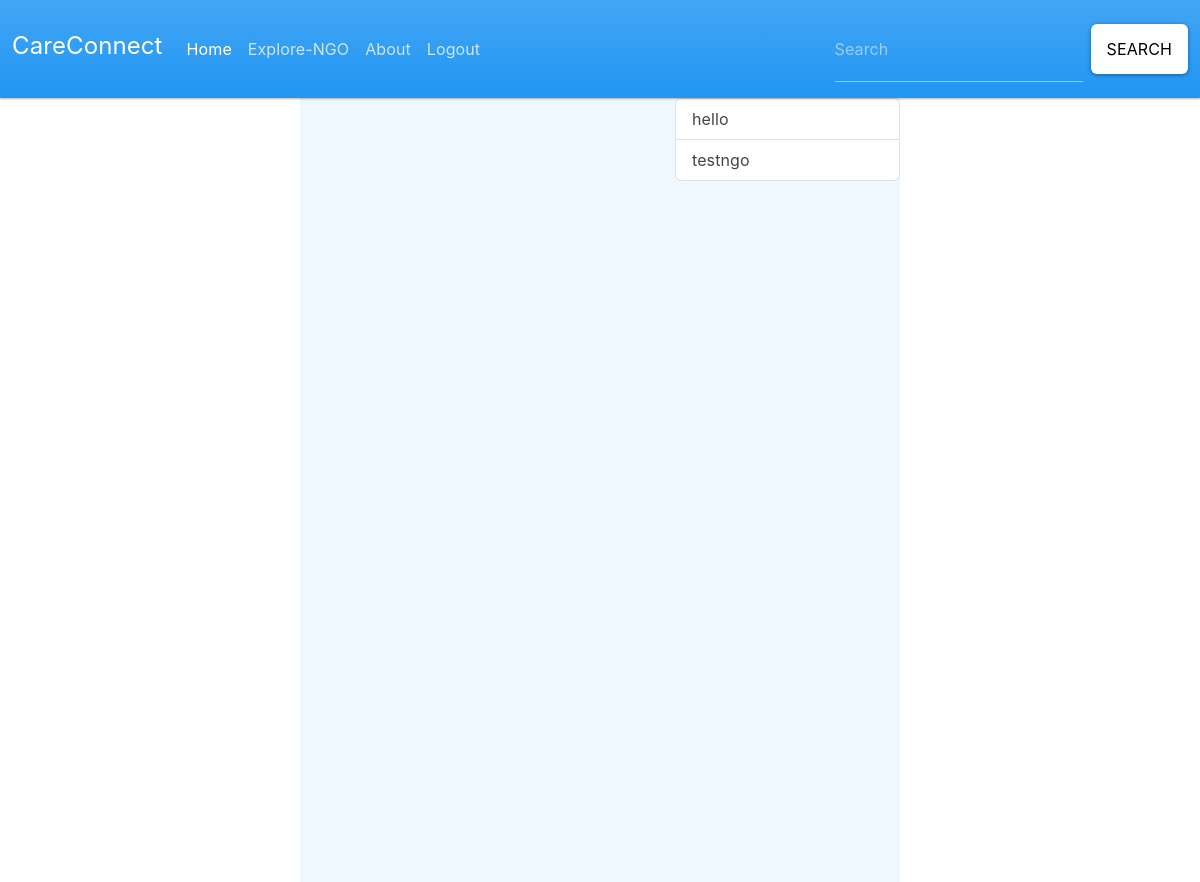
Before: /user_home (signed in) with the older database file.
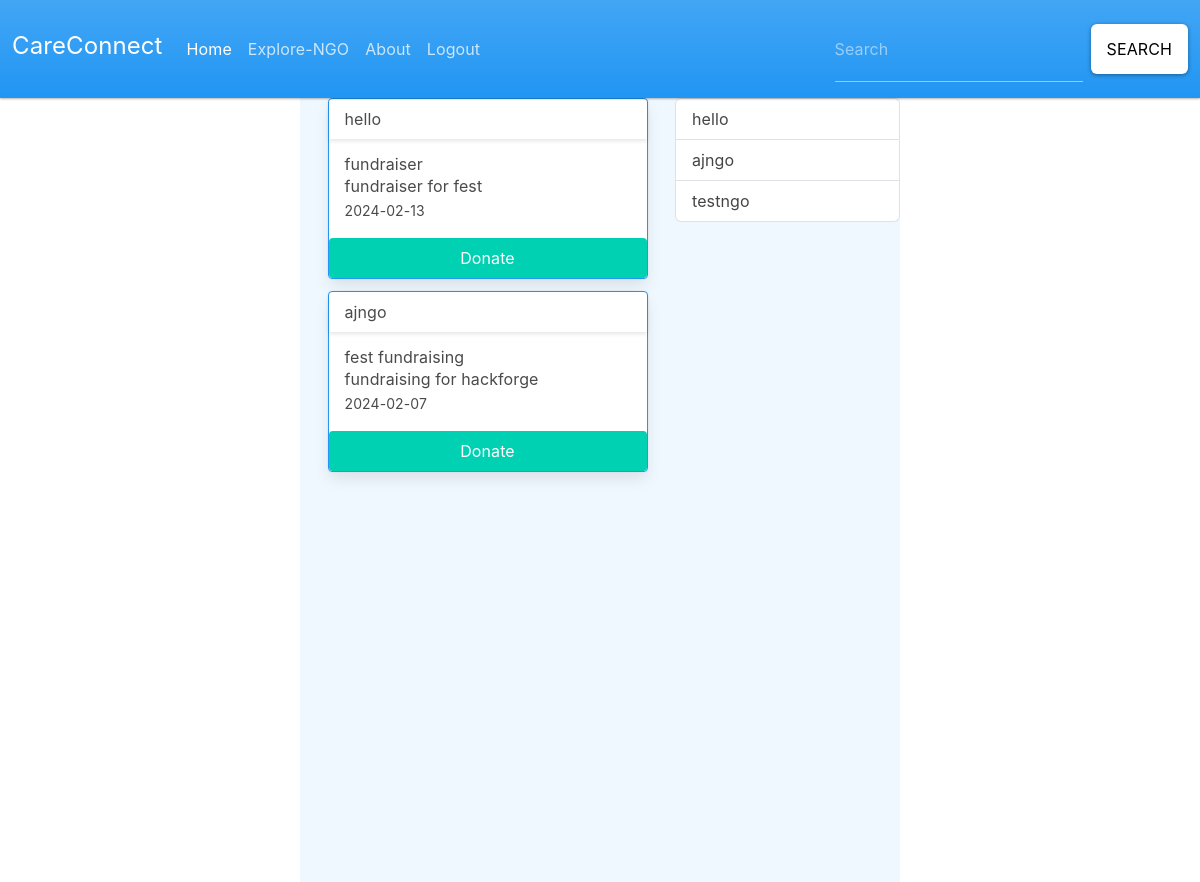
After: the same page with the newer database file.
### tables this page shows
CREATE TABLE ngo (ngo_id INTEGER PRIMARY KEY NOT NULL, name TEXT NOT NULL, email TEXT NOT NULL, hash TEXT NOT NULL);

CREATE TABLE posts (ngo_name TEXT NOT NULL, post_title TEXT NOT NULL, post_description TEXT NOT NULL, likes INTEGER, date TEXT NOT NULL);

### app.py (the view)
@app.route("/user_home")
@login_required
def user_home():
    sub_posts=[]
    sub_petitions=[]
    name = db.execute("SELECT username FROM users WHERE user_id = ?", session["user_id"])
    sub_ngo = db.execute("SELECT name FROM ngo")
    sub_posts = db.execute("SELECT * FROM posts")
    sub_petitions = db.execute("SELECT * FROM petitions")
    return render_template("user_home.html", ngo=sub_ngo, posts=sub_posts, petitions=sub_petitions)

### app.py (called while the page is built)
@app.after_request
def after_request(response):
    response.headers["Cache-Control"] = "no-cache, no-store, must-revalidate"
    response.headers["Expires"] = 0
    response.headers["Pragma"] = "no-cache"
    return response

### helpers.py (called while the page is built)
def login_required(f):
    @wraps(f)
    def decorated_function(*args, **kwargs):
        if session.get("user_id") is None:
            return redirect("/login")
        return f(*args, **kwargs)
    return decorated_function

### templates/user_home.html (shortened to what this page needs)
<!DOCTYPE html>
<html lang="en">
<head>
    <link href="https://cdn.jsdelivr.net/npm/bootstrap@5.1.3/dist/css/bootstrap.min.css" rel="stylesheet">
    <link rel="stylesheet" href="https://bootswatch.com/5/materia/bootstrap.css">
    <link rel="stylesheet" href="https://cdn.jsdelivr.net/npm/bulma@0.9.0/css/bulma.min.css">
</head>
<body>
    <nav class="navbar navbar-expand-lg bg-primary" data-bs-theme="dark">
        <div class="container-fluid">
          <a class="navbar-brand" href="#">CareConnect</a>
          <div class="collapse navbar-collapse" id="navbarColor01">
            <ul class="navbar-nav me-auto">
              <li class="nav-item">
                <a class="nav-link active" href="/">Home
                </a>
              </li>
              <li class="nav-item">
                <a class="nav-link" href="/explore_ngo">Explore-NGO</a>
              </li>
              <li class="nav-item">
                <a class="nav-link" href="#">About</a>
              </li>
              <li class="nav-item">
                <a class="nav-link" href="/logout">Logout</a>
              </li>
            </ul>
            <form class="d-flex">
              <input class="form-control me-sm-2" type="search" placeholder="Search">
              <button class="btn btn-secondary my-2 my-sm-0" type="submit">Search</button>
            </form>
          </div>
        </div>
      </nav>
    <div class="page-con-center">
        <div class="page-container">
            <div class="center">
                <div class="feed">
                    {% for i in posts %}
                    <div class="user-feed-post">
                        <div class="card border-primary mb-3" style="max-width: 20rem;">
                            <div class="card-header">{{ i["ngo_name"] }}</div>
                            <div class="card-body">
                                <h1>{{ i["post_title"] }}</h1>
                            <p class="card-text">{{ i["post_description"] }}</p>
                            <small>{{ i["date"] }}</small>
                            </div>
                            <button class="button is-primary" id="submitBtn" type="button">Donate</button>
                        </div>
                    </div>
                    {% endfor %}
                </div>
            </div>
            <div class="subscribed">
                <ul class="list-group">
                    {% for row in ngo %}
                    <li class="list-group-item d-flex justify-content-between align-items-center">
                        {{ row["name"] }}
                    </li>
                    {% endfor %}
                </ul>
            </div>
        </div>
    </div>
</body>
</html>

Changed rows visible on the page:
added posts: ngo_name "hello", post_title "fundraiser", post_description "fundraiser for fest", date "2024-02-13"
added posts: ngo_name "ajngo", post_title "fest fundraising", post_description "fundraising for hackforge", date "2024-02-07"
added ngo: name "ajngo"
